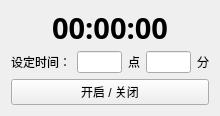
<?xml version="1.0" encoding="UTF-8"?>
<ui version="4.0">
 <class>SleepReminderClass</class>
 <widget class="QMainWindow" name="SleepReminderClass">
  <property name="geometry">
   <rect>
    <x>0</x>
    <y>0</y>
    <width>220</width>
    <height>116</height>
   </rect>
  </property>
  <property name="minimumSize">
   <size>
    <width>220</width>
    <height>116</height>
   </size>
  </property>
  <property name="maximumSize">
   <size>
    <width>220</width>
    <height>116</height>
   </size>
  </property>
  <property name="windowTitle">
   <string>大毛早睡提醒</string>
  </property>
  <property name="windowIcon">
   <iconset resource="sleepreminder.qrc">
    <normaloff>:/SleepReminder/icon</normaloff>:/SleepReminder/icon</iconset>
  </property>
  <widget class="QWidget" name="centralWidget">
   <layout class="QGridLayout" name="gridLayout_2">
    <item row="0" column="0">
     <layout class="QGridLayout" name="gridLayout">
      <item row="2" column="0">
       <widget class="QPushButton" name="MaoDO">
        <property name="text">
         <string>开启 / 关闭</string>
        </property>
       </widget>
      </item>
      <item row="0" column="0">
       <widget class="QLabel" name="MaoNowTime">
        <property name="font">
         <font>
          <family>微软雅黑</family>
          <pointsize>22</pointsize>
          <weight>75</weight>
          <bold>true</bold>
         </font>
        </property>
        <property name="text">
         <string>00:00:00</string>
        </property>
        <property name="alignment">
         <set>Qt::AlignCenter</set>
        </property>
       </widget>
      </item>
      <item row="1" column="0">
       <layout class="QHBoxLayout" name="horizontalLayout">
        <item>
         <spacer name="horizontalSpacer_2">
          <property name="orientation">
           <enum>Qt::Horizontal</enum>
          </property>
          <property name="sizeHint" stdset="0">
           <size>
            <width>40</width>
            <height>20</height>
           </size>
          </property>
         </spacer>
        </item>
        <item>
         <widget class="QLabel" name="label_2">
          <property name="text">
           <string>设定时间：</string>
          </property>
         </widget>
        </item>
        <item>
         <widget class="QLineEdit" name="MaoHour">
          <property name="alignment">
           <set>Qt::AlignCenter</set>
          </property>
         </widget>
        </item>
        <item>
         <widget class="QLabel" name="label_3">
          <property name="text">
           <string>点</string>
          </property>
         </widget>
        </item>
        <item>
         <widget class="QLineEdit" name="MaoMinute">
          <property name="alignment">
           <set>Qt::AlignCenter</set>
          </property>
         </widget>
        </item>
        <item>
         <widget class="QLabel" name="label_4">
          <property name="text">
           <string>分</string>
          </property>
         </widget>
        </item>
        <item>
         <spacer name="horizontalSpacer">
          <property name="orientation">
           <enum>Qt::Horizontal</enum>
          </property>
          <property name="sizeHint" stdset="0">
           <size>
            <width>40</width>
            <height>20</height>
           </size>
          </property>
         </spacer>
        </item>
       </layout>
      </item>
     </layout>
    </item>
   </layout>
  </widget>
 </widget>
 <layoutdefault spacing="6" margin="11"/>
 <resources>
  <include location="sleepreminder.qrc"/>
 </resources>
 <connections/>
</ui>
